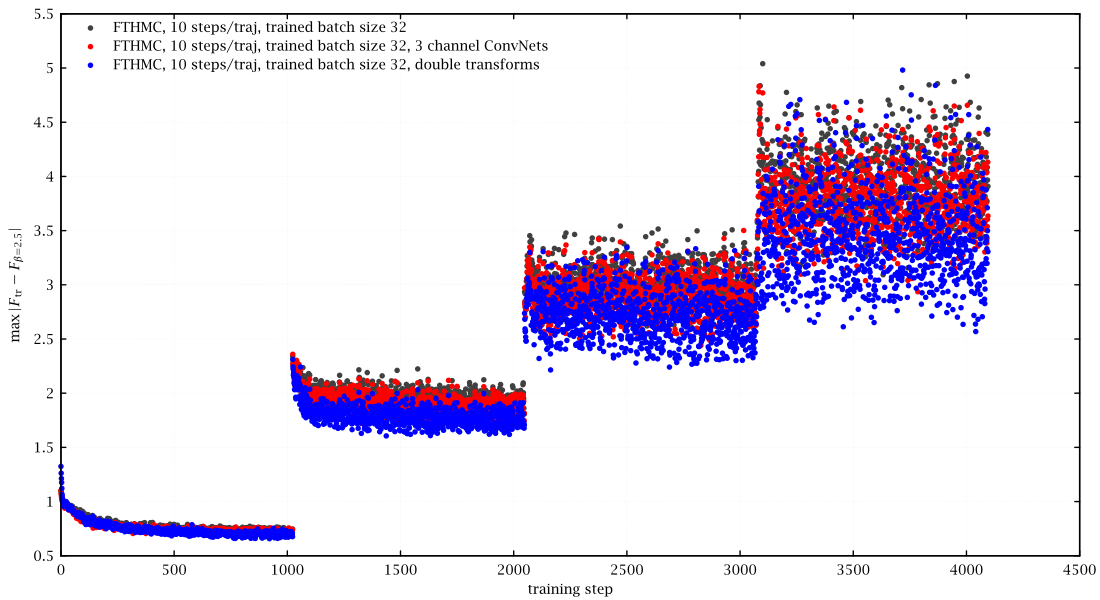

Here is the gnuplot script that generated this plot:
set lmargin 9
set grid lc rgb '#f0f0f0'
set xlabel 'training step'
set ylabel '$\max |F_{\text{tr}}-F_{\beta=2.5}|$'
set key left Left reverse
pf(f)="<9 awk '/# training inference step/{p=1} p==1&&/^dfnormInf/{print;p=0}' ../../u1_2d/".f.".log"
plot\
	pf("t_force_b25_0s2a") u 0:2 w d t 'FTHMC, 10 steps/traj, trained batch size 32',\
	pf("t_force_b25_0s2ac") u 0:2 w d t 'FTHMC, 10 steps/traj, trained batch size 32, 3 channel ConvNets',\
	pf("t_force_b25_0s2a_t2") u 0:2 w d t 'FTHMC, 10 steps/traj, trained batch size 32, double transforms'
